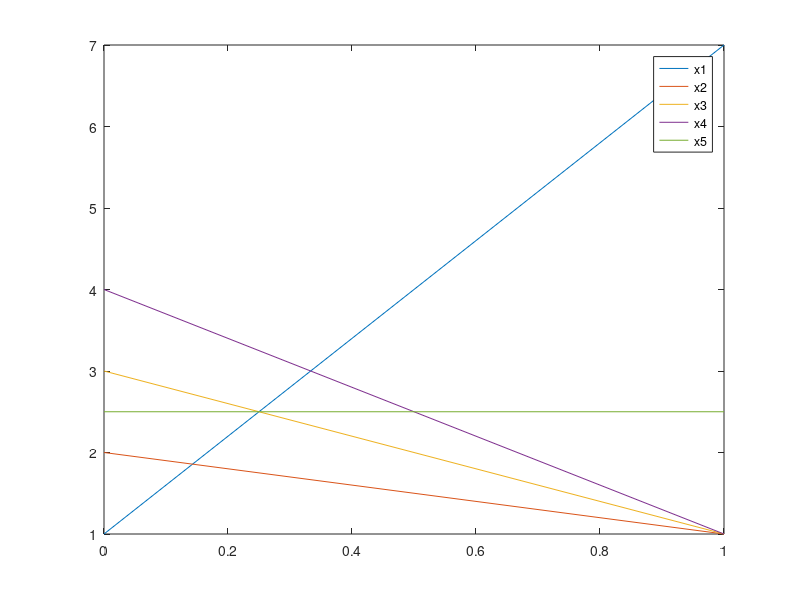
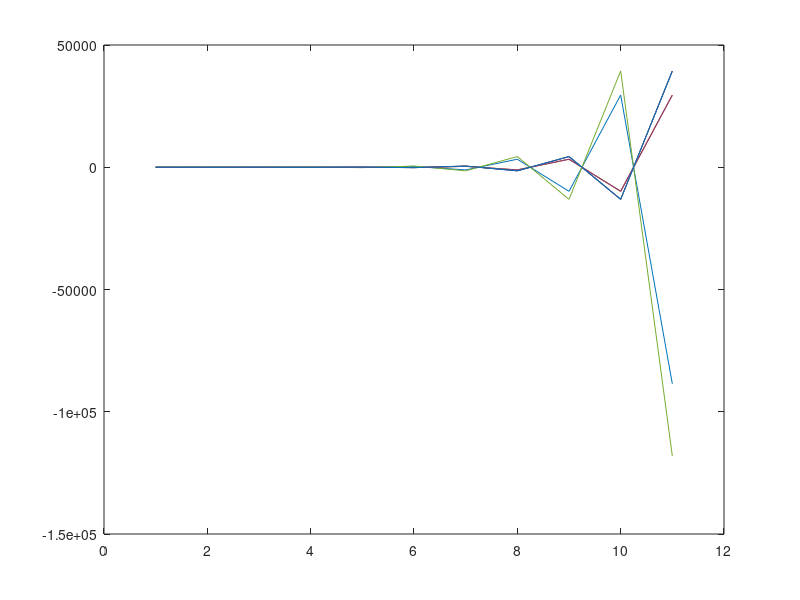
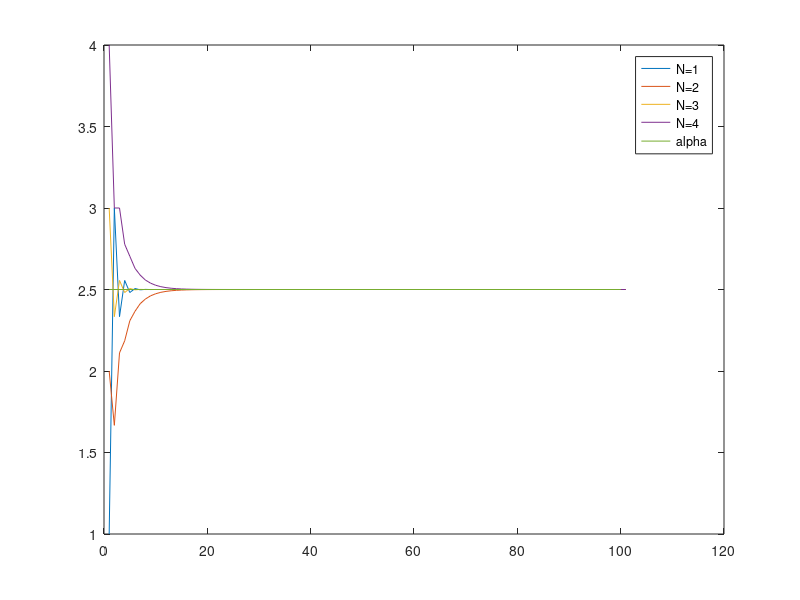

These figures' MATLAB source, in order:
%% I. CONSENSUS NETWORKS
% A test of the different notions given in chapter "A consensus networks"
% of "Consensus and Cooperation in Networked Multi-Agent Systems"
%% Definitions
% Define nodes
V = [1,2,3]

% Define edges
E={[2],[1,3],[1]}
ismember(1,E{3})

% Define graph
G = {V,E}
G{1}(1)
iscell(G{2})

%% Test row-sum of graph Laplacian
% Calculate graph Laplacian

L = zeros(length(V));

for i=1:length(L)
    for j=1:length(L)
        if ismember(j,G{2}{i})
            L(i,j)=-1;
        end
        if j==i
            L(i,j)=length(G{2}{i});
        end
    end
end

L

% check row-sum is equal to zero

rowSums = sum(L,2)

%% Test zero eigenvalue of graph Laplacian
% Calculate graph Laplacian

L = zeros(length(V));

for i=1:length(L)
    for j=1:length(L)
        if ismember(j,G{2}{i})
            L(i,j)=-1;
        end
        if j==i
            L(i,j)=length(G{2}{i});
        end
    end
end

L

% Define eigenvector of *1* v
v = ones(length(L),1)

% Test result of L*v=lambda*v, which should then give zero
L*v

% Define x* vector with alpha value instead of ones
alpha = 3
x_star = v*alpha

% Repeat test wih x* instead, which should also give zero
L*x_star

% Thus v and x* are both eigenvectors for the graph Laplacian L
%% II. INFORMATION CONSENSUS
% Testing the notions given in chapter II Information Consensus

% Defining vertice vector V
V = [1,2,3,4]

% Defining adjacancy matrix A
A = [
    0,1,1,1
    1,0,0,0
    1,0,0,0
    1,0,0,0
    ]

%res=find(A(3,:)==1)

% Defining neighbors N
N = {};
for i=1:length(V)
    N(i) = {find(not(A(i,:)==0))};
end
N

% Defining edges E
E = {};
for i=1:length(V)
    for j=1:length(V)
        if not(A(i,j)==0)
            E{end+1} = [i,j];
        end
    end
end
E

% Defining graph G
G = {V,E}

% Defining degree matrix D
D = zeros(length(V));
for i=1:length(V)
    for j=1:length(V)
        if not(i==j)
            D(i,i) = D(i,i) + A(i,j);
        end
    end
end
D

%% Defnining graph Laplacian L
L = D-A

% check row-sum is equal to zero
rowSums = sum(L,2)

% Testing with an actual system
x = [1;2;3;4]

x_dot = -L*x

disp("sum of x_dot:")
sum(x_dot)

x_final = x_dot + x
disp("supposed alpha:")
alpha_cal = sum(x)/length(x)
disp("actual alpha:")
alpha_res = sum(x_final)/length(x_final)

plot([0;1],[x,x_final],[0,1],[alpha_cal,alpha_res])
legend('x1','x2','x3','x4','x5','aplha')


figure
x_dot_i = zeros(length(V),1);
x_hist = x;
x_dot_hist = x;
for t=1:10
    for i=1:length(V)
        % for j=N{i}
        %     x_dot_i(i) = A(i,j)*(x(j)-x(i));
        % end
        x_dot_i = -L*x;
    end
    x_dot_i;
    x = x + x_dot_i;
    x_dot_hist = [x_dot_hist,x_dot_i];
    x_hist = [x_hist,x];
end
plot(x_hist')
hold on
plot(x_dot_hist')


%% Defining alternative graph Laplacian for discrite time P, a so called
% Perron matrix
% Need to define Laplacian matrix first
L = D-A

% Then Perron can be defined
delta = max(diag(D))
str = "Epsilon can be (" + 0 + "," + 1/delta + "]";
disp(str)
epsilon = 1/delta % This value should be (0,delta^-1)
P = eye(length(L)) - epsilon*L

% Check Perron matrix is defined correctly
disp("A correct Perron matrix should give 1 when multiplied by egeinvector with ones")
P*ones(length(L),1)

% Testing with an actual system
x_0 = [1;2;3;4]

% Expected Decision (balanced)
alpha_expected = sum(x_0)/length(x_0)

% Testing convergence
figure
x = x_0;
x_hist = [x];
loops = 100
for t=1:loops
    x = P*x;
    x_hist = [x_hist,x];
end
plot(1:length(x_hist),x_hist',[1,loops],[alpha_expected,alpha_expected])
legends = cellstr(num2str(V', 'N=%-d'))
legends{end+1} = "alpha"
legend(legends)